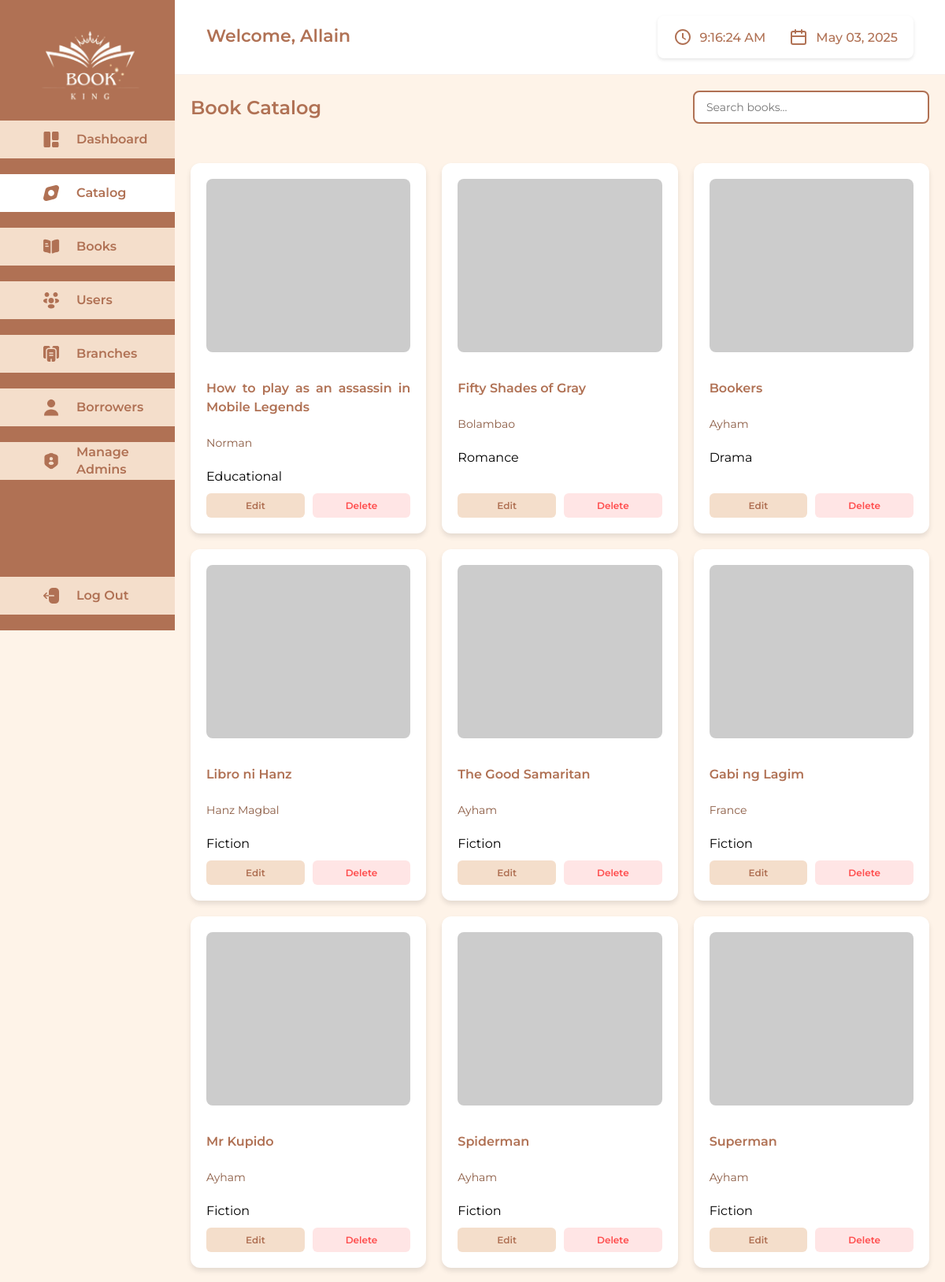
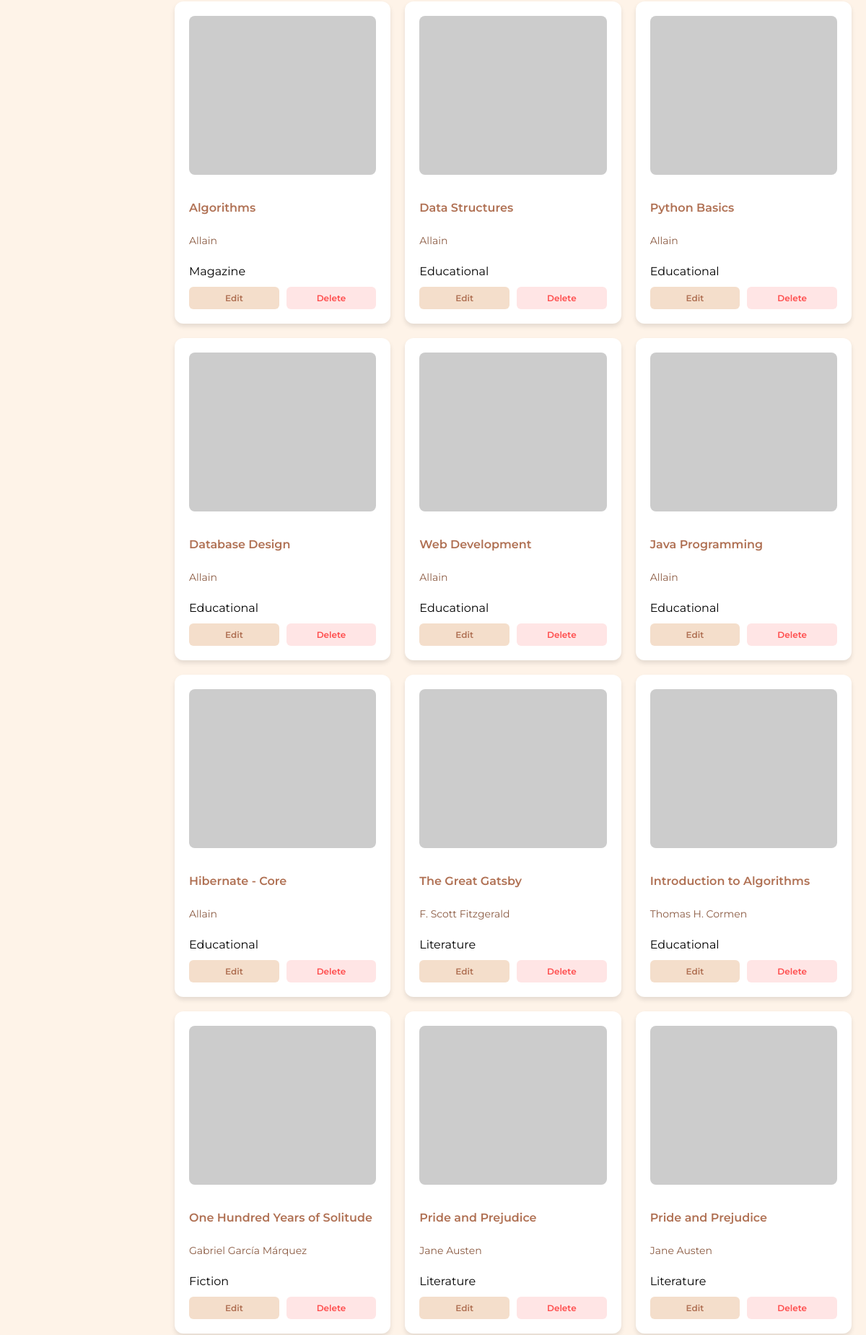
The app's page /admin/catalog.php (signed in, upper part) with its own data (2 pictures, top to bottom).
### tables this page shows
CREATE TABLE `books` (
  `book_id` int(11) NOT NULL,
  `title` varchar(255) NOT NULL,
  `author` varchar(100) NOT NULL,
  `language` varchar(50) NOT NULL,
  `type` varchar(50) NOT NULL,
  `created_at` timestamp NOT NULL DEFAULT current_timestamp(),
  `availability` varchar(20) DEFAULT 'Available',
  `cover_image_url` TEXT
);

### admin/catalog.php (the view, shortened to what this page needs)
<?php
$adminFirstName = $_SESSION['admin_first_name'] ?? 'Admin';
$adminLastName = $_SESSION['admin_last_name'] ?? '';
$pdo = require '../database/db_connection.php';
try {
    $booksQuery = $pdo->query('
        SELECT * FROM books ORDER BY book_id DESC
    ');
    $books = $booksQuery->fetchAll(PDO::FETCH_ASSOC);
} catch (PDOException $e) {
    error_log("Error fetching books: " . $e->getMessage());
    $bookCount = 0;
    $books = [];
}
?>
<!DOCTYPE html>
<html lang="en">
<head>
    <link rel="stylesheet" href="../assets/css/admin-dashboard.css">
    <link rel="stylesheet" href="../assets/css/catalog-2.css">
</head>
<body>
    <div class="sidebar">
        <div class="logo">
            <img src="../images/logo.png" alt="Book King Logo">
        </div>
        <div class="nav-group">
            <a href="../admin/admin-dashboard.php" class="nav-item">
                <div class="icon">
                    <img src="../images/element-2 2.svg" alt="Dashboard" width="24" height="24">
                </div>
                <div class="text">Dashboard</div>
            </a>
            <a href="../admin/catalog.php" class="nav-item active">
                <div class="icon">
                    <img src="../images/Vector.svg" alt="Catalog" width="20" height="20">
                </div>
                <div class="text">Catalog</div>
            </a>
            <a href="../admin/book-management.php" class="nav-item">
                <div class="icon">
                    <img src="../images/book.png" alt="Books" width="24" height="24">
                </div>
                <div class="text">Books</div>
            </a>
            <a href="../admin/user-management.php" class="nav-item">
                <div class="icon">
                    <img src="../images/people 3.png" alt="Users" width="24" height="24">
                </div>
                <div class="text">Users</div>
            </a>
            <a href="../admin/branch-management.php" class="nav-item">
                <div class="icon">
                    <img src="../images/buildings-2 1.png" alt="Branches" width="24" height="24">
                </div>
                <div class="text">Branches</div>
            </a>
            <a href="../admin/borrowers-management.php" class="nav-item">
                <div class="icon">
                    <img src="../images/user.png" alt="Borrowers" width="24" height="24">
                </div>
                <div class="text">Borrowers</div>
            </a>
            <a href="../admin/admin-manage.php" class="nav-item">
                <div class="icon">
                    <img src="../images/security-user 1.png" alt="Manage Admins" width="24" height="24">
                </div>
                <div class="text">Manage Admins</div>
            </a>
        </div>
        <a href="../admin/admin-logout.php" class="nav-item">
            <div class="icon">
                <img src="../images/logout 3.png" alt="Log Out" width="24" height="24">
            </div>
            <div class="text">Log Out</div>
        </a>
    </div>
    <div class="content">
        <div class="header">
            <div class="admin-profile">
                <div class="admin-info">
                    <span class="admin-name-1">Welcome, <?= htmlspecialchars($adminFirstName . ' ' . $adminLastName) ?></span>
                </div>
            </div>
            <div class="datetime-display">
                <div class="time-section">
                    <svg class="time-icon" xmlns="http://www.w3.org/2000/svg" viewBox="0 0 24 24">
                        <path fill="#B07154" d="M12 2C6.486 2 2 6.486 2 12s4.486 10 10 10 10-4.486 10-10S17.514 2 12 2zm0 18c-4.411 0-8-3.589-8-8s3.59-8 8-8 8 3.589 8 8-3.589 8-8 8z" />
                        <path fill="#B07154" d="M13 7h-2v6l4.5 2.7.7-1.2-3.2-1.9z" />
                    </svg>
                    <span class="time-display">--:--:-- --</span>
                </div>
                <div class="date-section">
                    <span class="date-display">--- --, ----</span>
                </div>
            </div>
        </div>
        <div class="catalog-container">
            <div class="catalog-header">
                <h1 class="catalog-title">Book Catalog</h1>
                <div class="search-add-container">
                    <div class="search-box">
                        <input type="text" class="search-input" placeholder="Search books...">
                    </div>
                </div>
            </div>
            <div class="books-grid">
                <?php foreach ($books as $book): ?>
                    <div class="book-card">
                        <img src="<?= htmlspecialchars($book['cover_image_url'] ?? '../images/default-book-cover.jpg') ?>"
                            alt="<?= htmlspecialchars($book['title']) ?>"
                            class="book-cover">
                        <h3 class="book-title"><?= htmlspecialchars($book['title']) ?></h3>
                        <p class="book-author"><?= htmlspecialchars($book['author']) ?></p>
                        <span class="book-category"><?= htmlspecialchars($book['type']) ?></span>
                        <div class="book-actions">
                            <button class="action-btn edit-btn" onclick="editBook(<?= $book['book_id'] ?>)">Edit</button>
                            <button class="action-btn delete-btn" onclick="deleteBook(<?= $book['book_id'] ?>)">Delete</button>
                        </div>
                    </div>
                <?php endforeach; ?>
            </div>
        </div>
    </div>
</body>
</html>

### assets/css/admin-dashboard.css (style rules this page uses)
* { margin: 0; padding: 0; box-sizing: border-box; }
body { font-family: 'Montserrat', sans-serif; background-color: #FEF3E8; }
.sidebar { width: 222px; height: 100vh; background: #B07154; position: fixed; left: 0; top: 0; z-index: 100; display: flex; flex-direction: column; }
.logo { padding: 20px; display: flex; justify-content: center; align-items: center; }
.logo img { width: 150px; height: auto; object-fit: contain; }
.nav-group { display: flex; flex-direction: column; gap: 20px; }
.nav-item { display: flex; align-items: center; padding: 12px; text-decoration: none; color: #B07154; font-family: 'Montserrat', sans-serif; font-size: 16px; font-weight: 600; line-height: 22.4px; background: #F4DECB; height: 48px; position: relative; overflow: hidden; transition: all 0.3s ease; }
.nav-item.active { background: white; }
.nav-item .icon { width: 24px; height: 24px; margin-left: 41px; margin-right: 20px; display: flex; align-items: center; justify-content: center; }
.nav-item .text { color: #B07154; font-family: 'Montserrat', sans-serif; font-size: 16px; font-weight: 600; line-height: 22.4px; }
.nav-item:last-child { margin-top: auto; margin-bottom: 20px; }
.content { margin-left: 222px; background: #FEF3E8; min-height: 100vh; }
.header { background: white; padding: 15px 20px; display: flex; justify-content: space-between; align-items: center; border-bottom: 1px solid rgba(176, 113, 84, 0.1); }
.admin-profile { display: flex; align-items: center; gap: 10px; position: relative; z-index: 1; }
.admin-info { display: flex; flex-direction: column; justify-content: center; position: relative; }
.datetime-display { display: flex; align-items: center; gap: 20px; padding: 15px 20px; background: #ffffff; border-radius: 8px; box-shadow: 0 2px 4px rgba(0, 0, 0, 0.1); }
.time-display { font-size: 24px; font-weight: 600; color: #2c3e50; }
.date-display { font-size: 16px; color: #7f8c8d; }
.book-title { color: #8B5B43; font-size: 14px; font-weight: 500; margin-top: 2px; }
.sidebar, .content, .mobile-menu-btn span { transition: all 0.3s ease; }
.search-box { position: relative; }
.search-input { width: 300px; padding: 10px 15px; border: 2px solid #B07154; border-radius: 8px; font-family: 'Montserrat', sans-serif; font-size: 14px; }
.action-btn { padding: 6px 12px; border: none; border-radius: 6px; font-family: 'Montserrat', sans-serif; font-weight: 600; font-size: 12px; cursor: pointer; transition: background-color 0.3s; }
.edit-btn { background: #F4DECB; color: #B07154; }
.delete-btn { background: #FFE5E5; color: #FF4D4D; }

### records on screen
books: title "How to play as an assassin in Mobile Legends", author "Norman", type "Educational"
books: title "Fifty Shades of Gray", author "Bolambao", type "Romance"
books: title "Bookers", author "Ayham", type "Drama"
books: title "Libro ni Hanz", author "Hanz Magbal", type "Fiction"
books: title "The Good Samaritan", author "Ayham", type "Fiction"
books: title "Gabi ng Lagim", author "France", type "Fiction"
books: title "Mr Kupido", author "Ayham", type "Fiction"
books: title "Spiderman", author "Ayham", type "Fiction"
books: title "Superman", author "Ayham", type "Fiction"
books: title "Algorithms", author "Allain", type "Magazine"
books: title "Data Structures", author "Allain", type "Educational"
books: title "Python Basics", author "Allain", type "Educational"
books: title "Database Design", author "Allain", type "Educational"
books: title "Web Development", author "Allain", type "Educational"
books: title "Java Programming", author "Allain", type "Educational"
books: title "Hibernate - Core", author "Allain", type "Educational"
books: title "The Great Gatsby", author "F. Scott Fitzgerald", type "Literature"
books: title "Introduction to Algorithms", author "Thomas H. Cormen", type "Educational"
books: title "One Hundred Years of Solitude", author "Gabriel García Márquez", type "Fiction"
books: title "Pride and Prejudice", author "Jane Austen", type "Literature"

### other values on screen
$adminFirstName . ' ' . $adminLastName "Allain"
